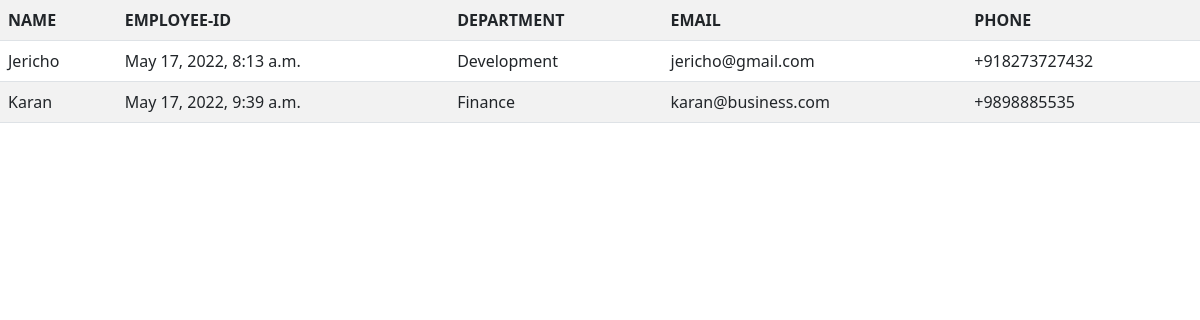
Screenshot of /employee_list with the database file from the repository.
### basic_app/models.py (models this page shows, shortened)
class Employee(models.Model):
    name = models.CharField(max_length=64)
    employeeID = models.DateTimeField(auto_created=True,unique=True) #autoadd
    department = models.ForeignKey(Department,on_delete=models.DO_NOTHING)
    email = models.EmailField()
    phone = models.CharField(max_length=13)

class Department(models.Model):
    name = models.CharField(max_length=50)
    company = models.ForeignKey(Company,related_name='department',on_delete=models.DO_NOTHING)
    description = models.CharField(max_length=128)
    def __str__(self):
        return self.name

### basic_app/views.py (the view)
# urls.py: path('employee_list', views.EmployeeListView.as_view(),name='employee_list'),
class EmployeeListView(ListView):
    model = Employee

### basic_app/templates/basic_app/employee_list.html
{% include 'basic_app/base.html' %}
{% block body_block %}
<table class="table table-striped">
    <tr>
        <th>NAME</th>
        <th>EMPLOYEE-ID</th>
        <th>DEPARTMENT</th>
        <th>EMAIL</th>
        <th>PHONE</th>
    </tr>
    {% for employee in employee_list %}
    <tr>
        <td>{{ employee.name}}</td>
        <td>{{ employee.employeeID }}</td>
        <td>{{ employee.department }}</td>
        <td>{{ employee.email }}</td>
        <td>{{ employee.phone }}</td>
    </tr>
    {% endfor %}
</table>
{% endblock %}

### rows the page displays
Employee: name "Jericho", employeeID "May 17, 2022, 8:13 a.m.", department "Development", email "jericho@gmail.com", phone "+918273727432"
Employee: name "Karan", employeeID "May 17, 2022, 9:39 a.m.", department "Finance", email "karan@business.com", phone "+9898885535"
